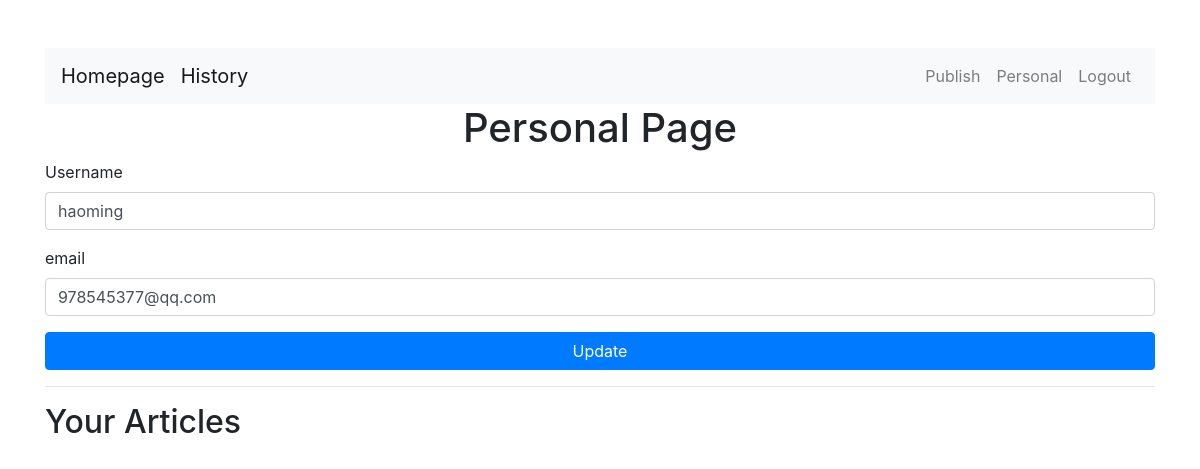
Before: /personal/ (signed in) with the older database file.
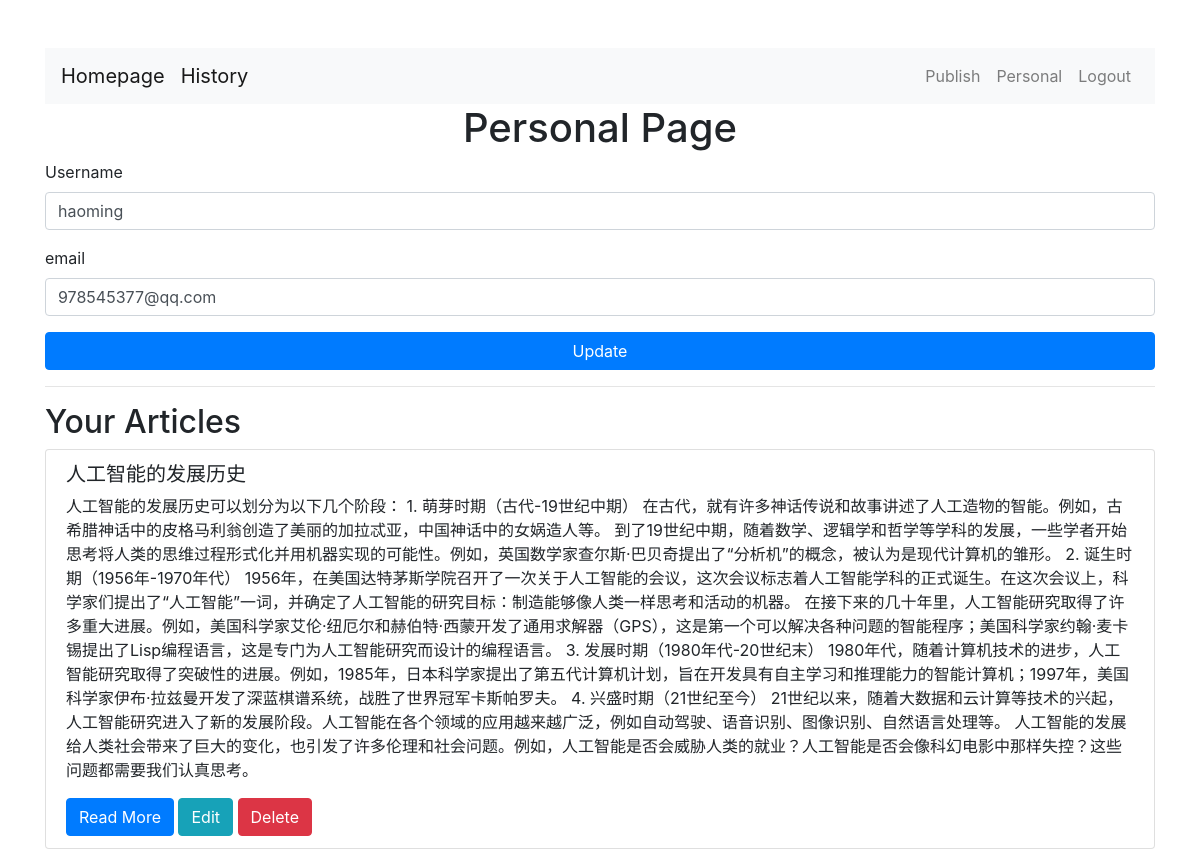
After: the same page with the newer database file.
### app01/models.py (models this page shows, shortened)
class Article(models.Model):
    title = models.CharField(max_length=200)
    author = models.CharField(max_length=200)
    summary = models.TextField()
    keywords = models.CharField(max_length=200)
    publish_time = models.DateTimeField(auto_now_add=True)  # 自动设置为添加时的时间
    content = models.TextField()
    category =  models.ForeignKey(Category, on_delete=models.CASCADE)
    is_shared = models.BooleanField(default=False)  # 新增字段，默认值为 False（非共享状态）

### app01/views.py (the view)
# urls.py: path('personal/', views.personal, name='personal'),
@login_required
def personal(request):
    user_articles = Article.objects.filter(author=request.user)
    if request.method == 'POST':
        user_form = UserUpdateForm(request.POST, instance=request.user)
        if user_form.is_valid():
            user_form.save()
            for article in user_articles:
                article.author = request.user.username
                article.save()
            messages.success(request, f'Your account has been updated!')
            return redirect('personal')
    else:
        user_form = UserUpdateForm(instance=request.user)
    context = {
        'user_form': user_form,
        'user_articles': user_articles,
    }
    return render(request, 'personal.html', context)

### app01/forms.py
class UserUpdateForm(forms.ModelForm):
    email = forms.EmailField()
    class Meta:
        model = User
        fields = ['username', 'email']

### app01/templates/personal.html (shortened to what this page needs)
<!DOCTYPE html>
<html lang="en">
<head>
    <link href="https://maxcdn.bootstrapcdn.com/bootstrap/4.5.2/css/bootstrap.min.css" rel="stylesheet">
    <link href="https://maxcdn.bootstrapcdn.com/bootstrap/4.5.2/css/bootstrap.min.css" rel="stylesheet">
</head>
<body>
    <div class="container mt-5">
        <div class="top-buttons">
            <nav class="navbar navbar-expand-lg navbar-light bg-light">
                <a class="navbar-brand" href="{% url 'home' %}">Homepage</a>
                <a href="#" class="navbar-brand">History</a>
                <div class="collapse navbar-collapse" id="navbarNav">
                    <ul class="navbar-nav ml-auto">
                        {% if user.is_authenticated %}
                            <li class="nav-item">
                                <a class="nav-link" href="{% url 'publish' %}">Publish</a>
                            </li>
                            <li class="nav-item">
                                <a class="nav-link" href="{% url 'personal' %}">Personal</a>
                            </li>
                            <li class="nav-item">
                                <a class="nav-link" href="{% url 'logout' %}">Logout</a>
                            </li>
                        {% endif %}
                    </ul>
                </div>
            </nav>
        </div>
        <h1 class="text-center">Personal Page</h1>
        <form method="post" onsubmit="return confirmUpdate();">
            <div class="form-group">
                <label for="username">Username</label>
                <input type="text" class="form-control" id="username" name="username" value="{{ user_form.username.value }}">
            </div>
            <div class="form-group">
                <label for="email">email</label>
                <input type="email" class="form-control" id="email" name="email" value="{{ user_form.email.value }}">
            </div>
            <button type="submit" class="btn btn-primary btn-block">Update</button>
        </form>
        <hr>
        <h2>Your Articles</h2>
        <ul class="list-group">
            {% for article in user_articles %}
                <li class="list-group-item">
                    <h5>{{ article.title }}</h5>
                    <p>{{ article.content|truncatewords:30 }}</p>
                    <a href="{% url 'article_detail' article.id %}" class="btn btn-primary">Read More</a>
                    <a href="{% url 'edit_article' article.id %}" class="btn btn-info">Edit</a>
                    <form method="post" action="{% url 'delete_article' article.id %}" onsubmit="return confirmDelete();"style="display:inline;" >
                        <button type="submit" class="btn btn-danger" >Delete</button>
                    </form>
                </li>
            {% endfor %}
        </ul>
    </div>
</body>
</html>

Changed rows visible on the page:
added Article: title "人工智能的发展历史", content "人工智能的发展历史可以划分为以下几个阶段： 1. 萌芽时期（古代-19世纪中期） 在古代，就有许多神话传说和故事讲述了人工造物的智能。例如，古希腊神话中的皮格马利翁创造了美丽的加拉忒亚，中国神话中的女娲造人等。 到了19世纪中期，随着数学、逻辑学和哲学等学科的发展，一些学者开始思考将人类的思维过程形式化并用机器实现的可能性。例如，英国数学家查尔斯·巴贝奇提出了“分析机”的概念，被认为是现代计算机的雏形。 2. 诞生时期（1956年-1970年代） 1956年，在美国达特茅斯学院召开了一次关于人工智能的会议，这次会议标志着人工智能学科的正式诞生。在这次会议上，科学家们提出了“人工智能”一词，并确定了人工智能的研究目标：制造能够像人类一样思考和活动的机器。 在接下来的几十年里，人工智能研究取得了许多重大进展。例如，美国科学家艾伦·纽厄尔和赫伯特·西蒙开发了通用求解器（GPS），这是第一个可以解决各种问题的智能程序；美国科学家约翰·麦卡锡提出了Lisp编程语言，这是专门为人工智能研究而设计的编程语言。 3. 发展时期（1980年代-20世纪末） 1980年代，随着计算机技术的进步，人工智能研究取得了突破性的进展。例如，1985年，日本科学家提出了第五代计算机计划，旨在开发具有自主学习和推理能力的智能计算机；1997年，美国科学家伊布·拉兹曼开发了深蓝棋谱系统，战胜了世界冠军卡斯帕罗夫。 4. 兴盛时期（21世纪至今） 21世纪以来，随着大数据和云计算等技术的兴起，人工智能研究进入了新的发展阶段。人工智能在各个领域的应用越来越广泛，例如自动驾驶、语音识别、图像识别、自然语言处理等。…"
